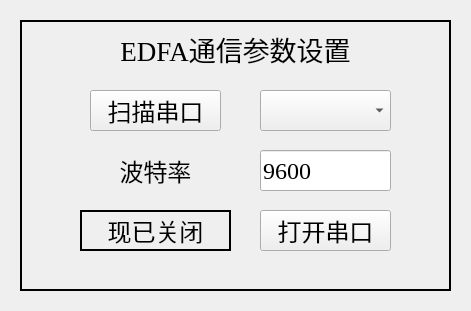
       <widget class="QWidget" name="widgetSetParamComEDFA_3" native="true">
        <property name="geometry">
         <rect>
          <x>1100</x>
          <y>110</y>
          <width>471</width>
          <height>311</height>
         </rect>
        </property>
        <widget class="QPushButton" name="pushButtonScanComEDFA_3">
         <property name="geometry">
          <rect>
           <x>90</x>
           <y>90</y>
           <width>131</width>
           <height>41</height>
          </rect>
         </property>
         <property name="sizePolicy">
          <sizepolicy hsizetype="Ignored" vsizetype="Ignored">
           <horstretch>0</horstretch>
           <verstretch>0</verstretch>
          </sizepolicy>
         </property>
         <property name="font">
          <font>
           <family>Times New Roman</family>
           <pointsize>18</pointsize>
          </font>
         </property>
         <property name="text">
          <string>扫描串口</string>
         </property>
        </widget>
        <widget class="QComboBox" name="comboBoxSelectComEDFA_3">
         <property name="geometry">
          <rect>
           <x>260</x>
           <y>90</y>
           <width>131</width>
           <height>41</height>
          </rect>
         </property>
         <property name="sizePolicy">
          <sizepolicy hsizetype="Ignored" vsizetype="Ignored">
           <horstretch>0</horstretch>
           <verstretch>0</verstretch>
          </sizepolicy>
         </property>
         <property name="font">
          <font>
           <family>Times New Roman</family>
           <pointsize>18</pointsize>
          </font>
         </property>
        </widget>
        <widget class="QLineEdit" name="lineEditBaudRateComEDFA_3">
         <property name="geometry">
          <rect>
           <x>260</x>
           <y>150</y>
           <width>131</width>
           <height>41</height>
          </rect>
         </property>
         <property name="sizePolicy">
          <sizepolicy hsizetype="Ignored" vsizetype="Ignored">
           <horstretch>0</horstretch>
           <verstretch>0</verstretch>
          </sizepolicy>
         </property>
         <property name="font">
          <font>
           <family>Times New Roman</family>
           <pointsize>18</pointsize>
          </font>
         </property>
         <property name="text">
          <string>9600</string>
         </property>
        </widget>
        <widget class="QLabel" name="labelHintCurrentBaudComEDFA_3">
         <property name="geometry">
          <rect>
           <x>90</x>
           <y>150</y>
           <width>131</width>
           <height>41</height>
          </rect>
         </property>
         <property name="sizePolicy">
          <sizepolicy hsizetype="Ignored" vsizetype="Ignored">
           <horstretch>0</horstretch>
           <verstretch>0</verstretch>
          </sizepolicy>
         </property>
         <property name="font">
          <font>
           <family>Times New Roman</family>
           <pointsize>18</pointsize>
          </font>
         </property>
         <property name="text">
          <string>波特率</string>
         </property>
         <property name="alignment">
          <set>Qt::AlignCenter</set>
         </property>
        </widget>
        <widget class="QLabel" name="labelConnectStateComEDFA_3">
         <property name="geometry">
          <rect>
           <x>80</x>
           <y>210</y>
           <width>151</width>
           <height>41</height>
          </rect>
         </property>
         <property name="sizePolicy">
          <sizepolicy hsizetype="Ignored" vsizetype="Ignored">
           <horstretch>0</horstretch>
           <verstretch>0</verstretch>
          </sizepolicy>
         </property>
         <property name="font">
          <font>
           <family>Times New Roman</family>
           <pointsize>18</pointsize>
          </font>
         </property>
         <property name="frameShape">
          <enum>QFrame::WinPanel</enum>
         </property>
         <property name="text">
          <string>现已关闭</string>
         </property>
         <property name="alignment">
          <set>Qt::AlignCenter</set>
         </property>
        </widget>
        <widget class="QPushButton" name="pushButtonOpenComEDFA_3">
         <property name="geometry">
          <rect>
           <x>260</x>
           <y>210</y>
           <width>131</width>
           <height>41</height>
          </rect>
         </property>
         <property name="sizePolicy">
          <sizepolicy hsizetype="Ignored" vsizetype="Ignored">
           <horstretch>0</horstretch>
           <verstretch>0</verstretch>
          </sizepolicy>
         </property>
         <property name="font">
          <font>
           <family>Times New Roman</family>
           <pointsize>18</pointsize>
          </font>
         </property>
         <property name="text">
          <string>打开串口</string>
         </property>
        </widget>
        <widget class="QLabel" name="labelBgHintSetComEDFA_3">
         <property name="geometry">
          <rect>
           <x>20</x>
           <y>20</y>
           <width>431</width>
           <height>271</height>
          </rect>
         </property>
         <property name="font">
          <font>
           <family>Times New Roman</family>
           <pointsize>20</pointsize>
          </font>
         </property>
         <property name="frameShape">
          <enum>QFrame::WinPanel</enum>
         </property>
         <property name="text">
          <string>EDFA通信参数设置</string>
         </property>
         <property name="alignment">
          <set>Qt::AlignHCenter|Qt::AlignTop</set>
         </property>
         <property name="margin">
          <number>10</number>
         </property>
        </widget>
        <zorder>labelBgHintSetComEDFA_3</zorder>
        <zorder>pushButtonScanComEDFA_3</zorder>
        <zorder>comboBoxSelectComEDFA_3</zorder>
        <zorder>lineEditBaudRateComEDFA_3</zorder>
        <zorder>labelHintCurrentBaudComEDFA_3</zorder>
        <zorder>labelConnectStateComEDFA_3</zorder>
        <zorder>pushButtonOpenComEDFA_3</zorder>
       </widget>
